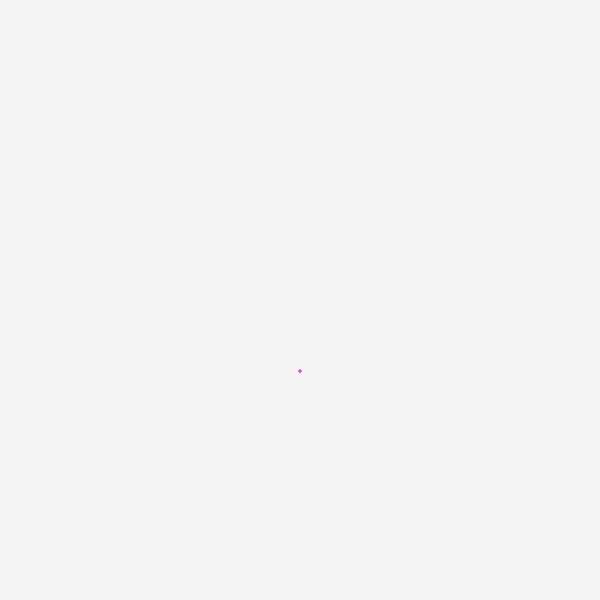
Frame 1 (no input)
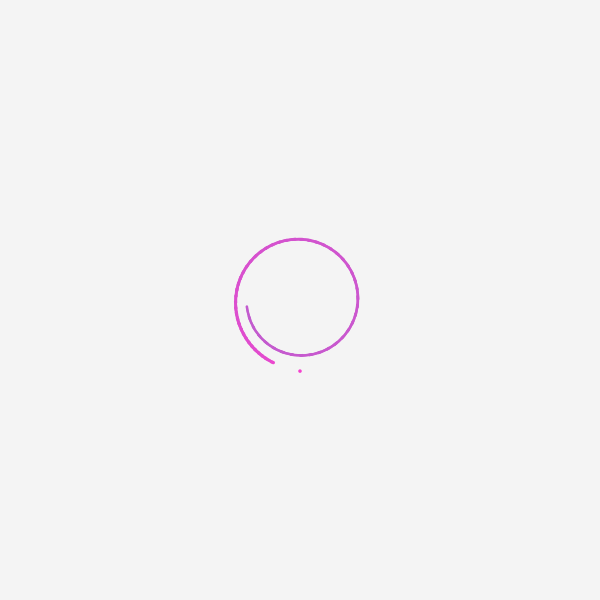
Frame 60 (the mouse pressed at the canvas centre just before this capture)
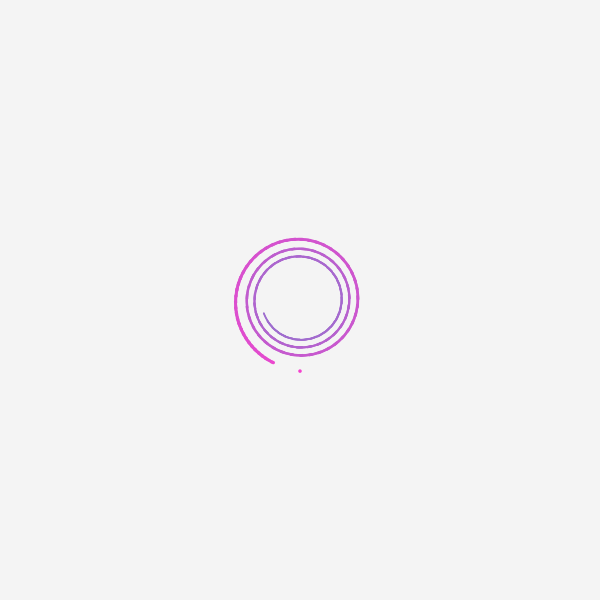
Frame 120 (the mouse held since frame 60 and released just before this capture)

The Processing sketch that drew these frames (run headless with seeded random() and noise(); from frame 60 on, the mouse is pressed at the canvas centre):

// Processing sketch: sketch_122716_spirals
// ── sketch_122716_spirals.pde
int MIDX = width / 2; //<>// //<>//
int MIDY = height / 2;
int FRAME_RATE = 60;

boolean DEBUG = false;
boolean CLEAR_CANVAS = false;

color DEBUG_COLOR;
color BACKGROUND_COLOR; 
color STROKE_COLOR_1;                              // Color used at the onset of the spiral progress, slowly lerps to...
color STROKE_COLOR_2;                              // the color used towards the end of the spiral progress.
color tmpColor;                                    // Temp var used for performing color lerps.
float textSize = 20;                               // Global text size. Used in debugging.

int lastFrame;
float delta;

float CANVAS_PERCENTAGE = 0.75f;                   // Amount of the frame that the canvas will occupy.
float CANVAS_X;
float CANVAS_Y;
float CANVAS_WIDTH;
float CANVAS_HEIGHT;

int MAX_ATTEMPT_THRESHOLD = 32;                    // The amount of overall cycles the algorithm will attempt to perform before determining that no more moves can be made.
int globalAttempts = 0;
float spiralX;                                     // Current position of the spiral apparatus.
float spiralY;
float spiralRadius = .1;                           // Current radius of the spiral apparatus. 
float MIN_SPIRAL_RADIUS = 25;                      // Smallest a spiral can be...
float MAX_SPIRAL_RADIUS = 75;                      // ...and vice versa
float MIN_EXPANSION_PERCENTAGE = .57;              // Used to clamp the expansion percentage for new spirals.
float MAX_EXPANSION_PERCENTAGE = 1;
float currentGoalRadius = MAX_SPIRAL_RADIUS;       // First spiral is big.
float currentExpansionPercentage = 1;              // The percent of the goalRadius that the spiral will expand to (EX: Goal Radius of 10, with expansion of .9 will stop at a radius of 9) (Alpha is unaffected by this parameter.)
float INITIAL_RADIUS = currentGoalRadius;          // Used to compare the relative scale of all subsequent spirals for scaling.
float spiralStartingPosition = 90;                 // Where the spiral starts to spin on the circumference of the spiral.
float spiralRotation = 90; 

float spiralRadiusPerSecond = 15;                  // The rate of expansion outward by the spiral algorithm.
float acceleration = 450;                          // Constant used to accelerate and then decelerate after the spiral is beyond the...
float decelerationThreshold = .75;                 // Deceleration Threshold in percentage through spiral completion. Spiral starts decelerating when this is passed.
float MIN_ROTATION_SPEED = 100;                    // The slowest the spiral can get...
float MAX_ROTATION_SPEED = 700;                    // and the fastest.
float rotationSpeed = 0;                           // The current rotation speed.

boolean rotateClockwise = true;                    // Alternates on every new spiral location
boolean expandInwards = true;
float MAX_BRUSH_SIZE = 0.15;                       // The smallest a brush stroke can get...
float MIN_BRUSH_SIZE = 3.75;                       // and the largest.
float strokeLength = 50;                          // The length of the stroke extending behind the head of the stroke.

float scaleDiff = 1;                               // Tracks of the scale of the current spiral relative to the first one. Used to scale speeds and stroke sizes.

boolean drawing = true;                            // True as long as there is a valid move in the spiral algorithm.
ArrayList<Circle> spirals;                         // Collection of all spirals that have been drawn.

void setup() {
  frameRate(FRAME_RATE);
  size(600, 600); 
  // SET VARIABLES THAT DEPEND ON WIDTH AND HEIGHT 
  DEBUG_COLOR = color(#000000);
  BACKGROUND_COLOR = color(#f4f4f4);
  STROKE_COLOR_1 =  color(#f442ce);
  STROKE_COLOR_2 = color(#429bce); 
  CANVAS_WIDTH = (float)width * (float) CANVAS_PERCENTAGE;
  CANVAS_HEIGHT = height * CANVAS_PERCENTAGE;
  CANVAS_X = (width - CANVAS_WIDTH) / 2;
  CANVAS_Y = (height - CANVAS_HEIGHT) / 2;
  spiralX = width / 2;
  spiralY = height / 2;
  background(BACKGROUND_COLOR);
  spirals = new ArrayList<Circle>();
}

void draw() {
  if (CLEAR_CANVAS && drawing) {
    background(BACKGROUND_COLOR);
  }

  noFill();
  delta = (millis() - lastFrame) / 1000f;
  lastFrame = millis();
  if (DEBUG) {
    noFill();
    strokeWeight(0.75);
    stroke(DEBUG_COLOR);
    line(CANVAS_X + CANVAS_WIDTH / 2, CANVAS_Y, CANVAS_X + CANVAS_WIDTH / 2, CANVAS_Y + CANVAS_HEIGHT);
    line(CANVAS_X, CANVAS_Y +CANVAS_HEIGHT / 2, CANVAS_X + CANVAS_WIDTH, CANVAS_Y + CANVAS_HEIGHT / 2);
    rect(CANVAS_X, CANVAS_Y, CANVAS_WIDTH, CANVAS_HEIGHT);
    noFill();
    noStroke();
  }

  if (!drawing) return;                                                     // Drawing ends after the threshold for random positional attempts is hit.
  scaleDiff = currentGoalRadius / INITIAL_RADIUS;

  float alpha = spiralRadius / currentGoalRadius;
  float diff = (acceleration / scaleDiff) * delta;
  // Update spiral data

  if (alpha < 1) {
    spiralRadius += (spiralRadiusPerSecond * scaleDiff) * delta;
    spiralRadius = clamp(spiralRadius, 0, MAX_SPIRAL_RADIUS * scaleDiff);
    spiralRotation += (rotateClockwise ? 1 : -1) * (rotationSpeed * delta);
    if (alpha > (decelerationThreshold * currentExpansionPercentage)) {
      rotationSpeed -= diff;
    } else {
      rotationSpeed += diff;
    }
    rotationSpeed = clamp(rotationSpeed, MIN_ROTATION_SPEED, MAX_ROTATION_SPEED);
  }

  // Calculate the current brush data
  float brushRotation = spiralRadius;
  if (expandInwards) {
    brushRotation = currentGoalRadius - spiralRadius;
  }
  float brushPosX = spiralY + cos(radians(spiralRotation)) * brushRotation;
  float brushPosY = spiralX + sin(radians(spiralRotation)) * brushRotation;
  float radius = (1 - alpha) * (MAX_BRUSH_SIZE * scaleDiff  - MIN_BRUSH_SIZE * scaleDiff); // Strokes scaled to the relative size of the spiral.

  // Draw current spiral
  noStroke();
  // The length of the stroke gets longer as the brush approaches an alpha of 1. The opacity also fades.
  for (int i = 0; i < (strokeLength * alpha); i++) {
    int dirMod = rotateClockwise ? 1 : -1;
    brushPosX = spiralX + cos(radians(spiralRotation + i * dirMod)) * brushRotation;
    brushPosY = spiralY + sin(radians(spiralRotation + i * dirMod)) * brushRotation;
    tmpColor = color(STROKE_COLOR_1);
    tmpColor = lerpColor(tmpColor, STROKE_COLOR_2, alpha);
    fill (tmpColor);   
    ellipse(brushPosX, brushPosY, radius, radius);
  }

  noFill();
  // Render debug information
  if (DEBUG) {
    strokeWeight(1.8);
    stroke(0, 255, 0);
    float debugWidth = 16;

    // Render index over all past circles
    textSize(textSize * scaleDiff);
    textAlign(CENTER, CENTER);
    int index = 0;
    for (Circle c : spirals) {
      if (!circleInCanvas(c) || checkIfOverlaps(c, spirals)) {
        stroke(255, 0, 0);
      } else {
        stroke(0, 255, 0);
      }
      ellipse(c.midX, c.midY, c.radius * 2, c.radius * 2);
      //text(index, c.midX, c.midY);
      index ++;
    }
    // Render shape of current spiral
    ellipse(brushPosX, brushPosY, debugWidth, debugWidth);
    ellipse(spiralX, spiralY, currentGoalRadius * 2, currentGoalRadius * 2);
    line(spiralX, spiralY, brushPosX, brushPosY);
    stroke(0, 0, 255, 40);
    line(spiralX, spiralY, spiralX + currentGoalRadius, spiralY);
    stroke(100, 0, 255, 255);
    line(spiralX, spiralY, spiralX + currentGoalRadius * currentExpansionPercentage, spiralY);
    PVector lastRotationPt = getPointOnCircumference(currentGoalRadius, spiralStartingPosition);
    stroke(0, 0, 255);
    ellipse(lastRotationPt.x + spiralX, lastRotationPt.y + spiralY, 5 * scaleDiff, 5 * scaleDiff);

    // Render spiral data over current spiral
    textSize(textSize * scaleDiff);
    fill(tmpColor);
    text(spiralRadius / (currentGoalRadius), spiralX, spiralY);
    fill(0, 255, 0, 255);
    float speedAlpha = (rotationSpeed - MIN_ROTATION_SPEED * scaleDiff) / (MAX_ROTATION_SPEED * scaleDiff - MIN_ROTATION_SPEED * scaleDiff);
    tmpColor = lerpColor(color(0, 255, 0), color(255, 0, 0), speedAlpha);
    fill(tmpColor);
    text(rotationSpeed, spiralX, spiralY - textSize);
  }

  // Construct a new spiral that shares an edge with the current spiral. If none are found, try a random point, if none can be found. Give up.
  if (alpha >= 1 * currentExpansionPercentage) {
    globalAttempts = 0;
    resetSpiralPosition(false);
  }
};

boolean toggleRotationDirection() {
  return rotateClockwise = !rotateClockwise;
}

void resetSpiralPosition(boolean retry) {
  if (globalAttempts > MAX_ATTEMPT_THRESHOLD) {
    drawingOver();
    return;
  }
  globalAttempts ++;

  // Add current spiral to history
  if (!retry) {
    spirals.add(new Circle(spiralX, spiralY, currentGoalRadius));
  }
  float degree = random(0, 360);
  float prospectiveRadius = MAX_SPIRAL_RADIUS;
  PVector tmpPoint = getPointOnCircumference(currentGoalRadius, degree);
  float edgePointX = spiralX + tmpPoint.x;
  float edgePointY = spiralY + tmpPoint.y;
  Circle prospect = new Circle(spiralX + tmpPoint.x, spiralY + tmpPoint.y, prospectiveRadius);

  //  - 
  //  - Check to see if a circle that is created with the MAX_SPIRAL_RADIUS along the edge of the current spiral is...
  //    - Completely within the canvas
  //    - Not overlapping with any past circles    
  //  - Reduce radius if it is too wide and try again.
  //  - If the radius is below the MIN_RADIUS then increment the degree count and try again...
  //  - If the degree count is >= 359 then we've checked all that we can check and the simulation is over.
  degree = random(0, 360);  // Start with a random origin point along the edge of the current spiral.
degreeSearch: 
  for (int i = 0; i < 360; i ++) {
    degree ++;
    prospectiveRadius = MAX_SPIRAL_RADIUS;
    while (prospectiveRadius > MIN_SPIRAL_RADIUS) {
      prospectiveRadius -= 0.1f; // Shrink the potential radius a bit. See if that helps the new circle fit

      tmpPoint = getPointOnCircumference(currentGoalRadius, degree);
      edgePointX = spiralX + tmpPoint.x;
      edgePointY = spiralY + tmpPoint.y;

      prospect.midX = edgePointX + (cos(radians(degree)) * prospectiveRadius);
      prospect.midY = edgePointY + (sin(radians(degree)) * prospectiveRadius); 
      prospect.radius = prospectiveRadius;      
      // Check for a valid option every increment.
      if (circleInCanvas(prospect) && !checkIfOverlaps(prospect, spirals)) {
        break degreeSearch;
      }
    }
  }

  // If there isn't a valid option, then try to find a random point.
  if (!circleInCanvas(prospect) || checkIfOverlaps(prospect, spirals)) {
    moveBrushToRandomPoint();
  } else {
    spiralRadius = 0;
    rotationSpeed = 0;
    spiralX = prospect.midX;
    spiralY = prospect.midY;
    spiralRotation = random(0, 360);
    currentGoalRadius  = prospect.radius * 1.25f;
    toggleRotationDirection();
    globalAttempts = 0;
    currentExpansionPercentage = random(MIN_EXPANSION_PERCENTAGE, MAX_EXPANSION_PERCENTAGE);
    println("[" + hour() + ":" + minute() + ":" + second() + ":" + millis() +  "] New brush location (" + spirals.size()  + "): " + spiralX + ", " + spiralY 
    + " | Starting Spiral Rotation: " + spiralRotation 
    + " | Goal Radius: " + currentGoalRadius 
    + " | Overlaps?: " + checkIfOverlaps(prospect, spirals) 
    + " | Expansion Percentage: " + currentExpansionPercentage);
  }
}

// Used as a fallback if the alg can't find a point along the previous circle.
void moveBrushToRandomPoint() {
  PVector tmp;
  int attemptCap = 10;
  int attempts = 0;
  do {
    attempts ++;
    tmp = getPointInCanvas();
  } while (pointInSpiral(tmp.x, tmp.y) && attempts < attemptCap);

  // Implying we exited because we didn't reach our max attempt threshold
  if (attempts < attemptCap) {
    spiralX = tmp.x;
    spiralY = tmp.y;
    currentGoalRadius = 0;
  }
  resetSpiralPosition(true);
}

// Called to end the drawing
void drawingOver() {
  drawing = false;
  println("[" + hour() + ":" + minute() + ":" + second() + ":" + millis() +  "] drawing complete.");
}

void keyPressed() {
  if (key == ENTER) {
    DEBUG = !DEBUG;
  }
}

// Returns a point that is within the canvas
PVector getPointInCanvas() {
  return new PVector(
    random(CANVAS_X, CANVAS_X + CANVAS_WIDTH), 
    random(CANVAS_Y, CANVAS_Y + CANVAS_HEIGHT)
    );
}

// Returns a point bound to the radius and angle provided
PVector getPointOnCircumference(float radius, float angle) {
  return new PVector(cos(radians(angle)) * radius, sin(radians(angle)) * radius);
}

// Returns whether the entirety of the provided circle is within the canvas 
boolean circleInCanvas(Circle c) {
  boolean inCanvas = true;
  if (!pointInCanvas(c.midX, c.midY)) {
    return false;
  }
  float x = c.midX;
  float y = c.midY;

  float xDst = abs(x - CANVAS_X);
  float yDst = abs(y - CANVAS_Y);
  if (xDst < c.radius || yDst < c.radius) {
    inCanvas = false;
  }
  // Check the other sides of the canvas
  xDst = abs(x - (CANVAS_X + CANVAS_WIDTH));
  yDst = abs(y - (CANVAS_Y + CANVAS_HEIGHT));
  if (xDst < c.radius || yDst < c.radius) {
    inCanvas = false;
  }
  return inCanvas;
}

// Returns true when the provided circle overlaps with any of the proivded circles
boolean checkIfOverlaps(Circle a, ArrayList<Circle> b) {
  //println("Checking if point overlaps....");
  boolean overlaps = false;
  for (Circle c : b) {
    if (a != c && a.overlaps(c)) {
      overlaps = true;
    }
  }
  return overlaps;
};

// Returns true when the provided point is within the draw canvas
boolean pointInCanvas(float x, float y) {
  return ( (x > CANVAS_X && x < CANVAS_X + CANVAS_WIDTH) && ( y > CANVAS_Y && y < CANVAS_Y + CANVAS_HEIGHT));
}

// Returns true when the provided point is within any of the previous spirals
boolean pointInSpiral(float x, float y) {
  boolean pointInSpiral = false;
  for (Circle c : spirals) {
    float dst = sqrt(pow(x - c.midX, 2) + pow(y - c.midY, 2));
    pointInSpiral =  dst < c.radius;
  }
  return pointInSpiral;
}

float clamp(float input, float low, float high) {
  if (input < low) {
    return low;
  } else if (input > high) {
    return high;
  } else {
    return input;
  }
}

// Model of a circle.
class Circle {  
  float midX, midY, radius;

  Circle(float midX, float midY, float radius) {
    this.midX = midX;
    this.midY = midY;
    this.radius = radius;
  };

  void setRadius(float radius) {
    this.radius = radius;
  }

  // Returns true when this circle is overlapping with the provided circle
  boolean overlaps(Circle partner) {
    float dst = sqrt(pow(partner.midX - midX, 2) + pow(partner.midY - midY, 2));
    return dst < (radius + partner.radius);
  }
}
